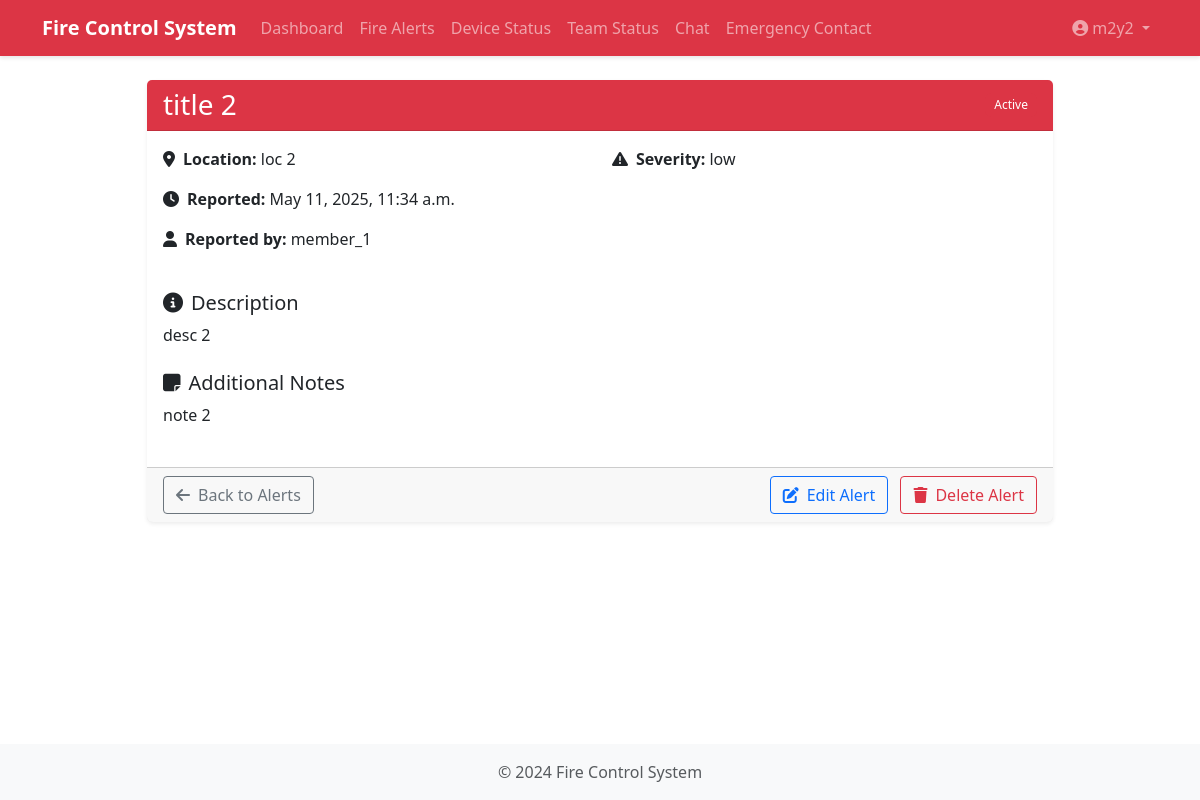
Screenshot of /alerts/2/ (signed in) with the database file from the repository.
### fire_control/models.py (models this page shows, shortened)
class User(AbstractUser):
    is_admin = models.BooleanField(default=False)
    is_fire_team = models.BooleanField(default=False)
    location = models.CharField(max_length=200, blank=True)
    status = models.CharField(max_length=50, default='available')

class FireAlert(models.Model):
    STATUS_CHOICES = [
        ('active', 'Active'),
        ('contained', 'Contained'),
        ('extinguished', 'Extinguished'),
        ('false_alarm', 'False Alarm'),
    ]
    SEVERITY_CHOICES = [
        ('low', 'Low'),
        ('medium', 'Medium'),
        ('high', 'High'),
        ('critical', 'Critical'),
    ]
    title = models.CharField(max_length=200)
    description = models.TextField()
    location = models.CharField(max_length=200)
    timestamp = models.DateTimeField(auto_now_add=True)
    status = models.CharField(max_length=50, choices=STATUS_CHOICES, default='active')
    severity = models.CharField(max_length=50, choices=SEVERITY_CHOICES, default='medium')
    notes = models.TextField(blank=True)
    created_by = models.ForeignKey(User, on_delete=models.CASCADE)

### fire_control/views.py (the view)
# urls.py: path('alerts/<int:pk>/', views.FireAlertDetailView.as_view(), name='fire_alert_detail'),
class FireAlertDetailView(LoginRequiredMixin, DetailView):
    model = FireAlert
    template_name = 'fire_control/fire_alert_detail.html'
    context_object_name = 'alert'
    def get_context_data(self, **kwargs):
        context = super().get_context_data(**kwargs)
        alert = self.get_object()
        context['alert'] = alert
        return context

### fire_control/templates/fire_control/fire_alert_detail.html (shortened to what this page needs)
{% extends "fire_control/base.html" %}
{% load static %}
{% block content %}
<div class="container">
    <div class="row justify-content-center">
        <div class="col-md-10">
            <div class="card mb-4">
                <div
                    class="card-header {% if alert.status == 'active' %}bg-danger text-white{% elif alert.status == 'resolved' %}bg-success text-white{% else %}bg-warning{% endif %}">
                    <div class="d-flex justify-content-between align-items-center">
                        <h3 class="mb-0">{{ alert.title }}</h3>
                        <span
                            class="badge {% if alert.status == 'active' %}bg-danger{% elif alert.status == 'resolved' %}bg-success{% else %}bg-warning{% endif %}">
                            {{ alert.status|title }}
                        </span>
                    </div>
                </div>
                <div class="card-body">
                    <div class="row mb-4">
                        <div class="col-md-6">
                            <p><strong><i class="fa-solid fa-location-dot me-2"></i>Location:</strong> {{ alert.location }}</p>
                            <p><strong><i class="fa-solid fa-clock me-2"></i>Reported:</strong> {{ alert.timestamp|date:"F j, Y, g:i a" }}</p>
                            {% if alert.created_by %}
                            <p><strong><i class="fa-solid fa-user me-2"></i>Reported by:</strong> {{ alert.created_by.username }}</p>
                            {% endif %}
                        </div>
                        <div class="col-md-6">
                            {% if alert.severity %}
                            <p><strong><i class="fa-solid fa-triangle-exclamation me-2"></i>Severity:</strong> {{ alert.severity }}</p>
                            {% endif %}
                        </div>
                    </div>
                    <div class="mb-4">
                        <h5><i class="fa-solid fa-circle-info me-2"></i>Description</h5>
                        <p>{{ alert.description }}</p>
                    </div>
                    {% if alert.notes %}
                    <div class="mb-4">
                        <h5><i class="fa-solid fa-note-sticky me-2"></i>Additional Notes</h5>
                        <p>{{ alert.notes }}</p>
                    </div>
                    {% endif %}
                </div>
                <div class="card-footer">
                    <div class="d-flex justify-content-between">
                        <a href="{% url 'fire_control:fire_alerts' %}" class="btn btn-outline-secondary">
                            <i class="fa-solid fa-arrow-left me-2"></i>Back to Alerts
                        </a>
                        {% if user.is_admin or user.is_fire_team %}
                        <div>
                            <a href="{% url 'fire_control:fire_alert_edit' alert.pk %}"
                                class="btn btn-outline-primary me-2">
                                <i class="fa-solid fa-pen-to-square me-2"></i>Edit Alert
                            </a>
                            <button type="button" class="btn btn-outline-danger" onclick="confirmDelete()">
                                <i class="fa-solid fa-trash me-2"></i>Delete Alert
                            </button>
                        </div>
                        {% endif %}
                    </div>
                </div>
            </div>
        </div>
    </div>
</div>
{% endblock %}

### fire_control/templates/fire_control/base.html (shortened to what this page needs)
{% load static %}
<!DOCTYPE html>
<html lang="en">
<head>
    <link href="https://cdn.jsdelivr.net/npm/bootstrap@5.3.0/dist/css/bootstrap.min.css" rel="stylesheet">
    <link href="https://cdnjs.cloudflare.com/ajax/libs/font-awesome/6.5.1/css/all.min.css" rel="stylesheet">
    <link href="https://cdn.jsdelivr.net/npm/sweetalert2@11/dist/sweetalert2.min.css" rel="stylesheet">
    <link href="{% static 'fire_control/css/style.css' %}" rel="stylesheet">
</head>
<body>
    <nav class="navbar navbar-expand-lg navbar-dark bg-danger">
        <div class="container">
            <a class="navbar-brand" href="{% url 'fire_control:dashboard' %}">Fire Control System</a>
            <div class="collapse navbar-collapse" id="navbarNav">
                <ul class="navbar-nav me-auto">
                    {% if user.is_authenticated %}
                        <li class="nav-item">
                            <a class="nav-link" href="{% url 'fire_control:dashboard' %}">Dashboard</a>
                        </li>
                        <li class="nav-item">
                            <a class="nav-link" href="{% url 'fire_control:fire_alerts' %}">Fire Alerts</a>
                        </li>
                        {% if user.is_admin or user.is_fire_team %}
                            <li class="nav-item">
                                <a class="nav-link" href="{% url 'fire_control:device_status' %}">Device Status</a>
                            </li>
                        {% endif %}
                        <li class="nav-item">
                            <a class="nav-link" href="{% url 'fire_control:team_status' %}">Team Status</a>
                        </li>
                        <li class="nav-item">
                            <a class="nav-link" href="{% url 'fire_control:chat' %}">Chat</a>
                        </li>
                        {% if user.is_admin or user.is_fire_team %}
                            <li class="nav-item">
                                <a class="nav-link" href="{% url 'fire_control:emergency_contact' %}">Emergency Contact</a>
                            </li>
                        {% endif %}
                    {% endif %}
                </ul>
                <ul class="navbar-nav">
                    {% if user.is_authenticated %}
                        <li class="nav-item dropdown">
                            <a class="nav-link dropdown-toggle" href="#" id="userDropdown" role="button" data-bs-toggle="dropdown" aria-expanded="false">
                                <i class="fa-solid fa-user-circle me-1"></i>{{ user.username }}
                            </a>
                        </li>
                    {% else %}
                        <li class="nav-item">
                            <a class="nav-link" href="{% url 'login' %}">Login</a>
                        </li>
                    {% endif %}
                </ul>
            </div>
        </div>
    </nav>
    <div class="container mt-4">
        {% block content %}
        {% endblock %}
    </div>
    <footer class="footer mt-auto py-3 bg-light">
        <div class="container text-center">
            <span class="text-muted">© 2024 Fire Control System</span>
        </div>
    </footer>
</body>
</html>

### fire_control/static/fire_control/css/style.css (style rules this page uses)
body { min-height: 100vh; display: flex; flex-direction: column; }
.footer { margin-top: auto; }
.card { box-shadow: 0 0.125rem 0.25rem rgba(0, 0, 0, 0.075); border: none; margin-bottom: 1rem; }
.card-header { background-color: #f8f9fa; border-bottom: 1px solid rgba(0, 0, 0, 0.125); }
.badge { padding: 0.5em 0.75em; font-weight: 500; }
.btn { border-radius: 0.25rem; padding: 0.375rem 0.75rem; }
.navbar { box-shadow: 0 2px 4px rgba(0, 0, 0, 0.1); }
.navbar-brand { font-weight: 600; }

### rows the page displays
User: username "m2y2"
FireAlert: title "title 2", status "Active", location "loc 2", timestamp "May 11, 2025, 11:34 a.m.", created_by.username "member_1", severity "low", description "desc 2", notes "note 2"
